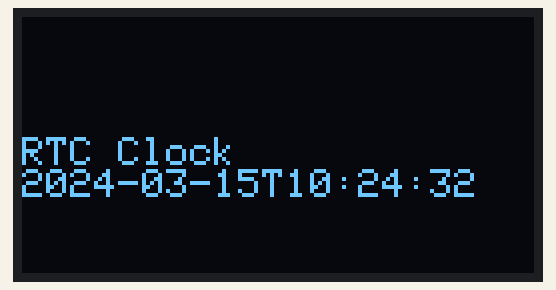
This program was run on a simulated ESP32. Parts: 128×64 one-colour display. The local clock reads 2024-03-15 10:24:30 at power-on unless the program sets it; what the program prints to the serial monitor is not drawn.

Above: at 2.2 s.
At 17.2 s:
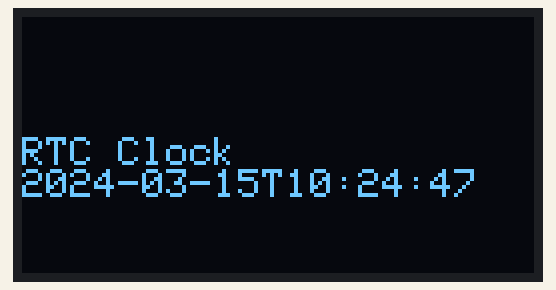
At 27.3 s:
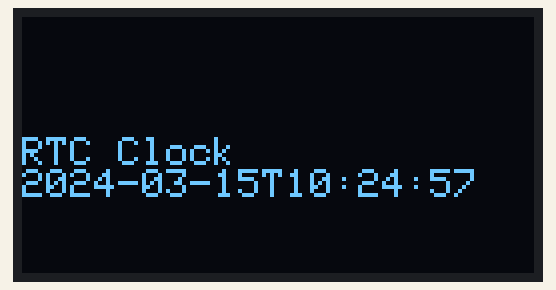
At 37.3 s:
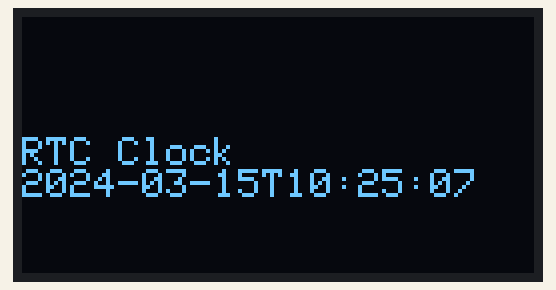

The program:

main.cpp
```cpp
#include "OLED.h"
#include "Arduino.h"

I2C_Dev *dev;

void initI2C_Dev(){
  dev = new I2C_Dev();
  dev->initRTC();
  dev->initOLED();
}

void setup() {

  Serial.begin(115200);

  initI2C_Dev();


}


void loop() {
  dev->displayTime();

}
```

OLED.cpp
```cpp
#include "OLED.h"
#define SCREEN_WIDTH 128 // OLED display width, in pixels
#define SCREEN_HEIGHT 64 // OLED display height, in pixels
#define SCREEN_ADDRESS 0x3C // Address 0x3D for 128x64
#define SDA 17
#define SCL 16

static I2C_Dev *instance = NULL;


I2C_Dev::I2C_Dev(){
    Wire.begin(SDA, SCL, 100000);
    instance = this;
}


void I2C_Dev:: initRTC(){

    if (!rtc.begin()){
    Serial.println("RTC not detected");
    while (1);
   }
    // rtc.adjust(DateTime(__DATE__, __TIME__));
    Serial.println("RTC ready");
    DateTime now = rtc.now();
    Serial.println(now.timestamp());
}

void I2C_Dev:: initOLED(){

    display.begin(SSD1306_SWITCHCAPVCC, 0x3C);
    if(!display.begin(SSD1306_SWITCHCAPVCC, SCREEN_ADDRESS)) {
    Serial.println(F("SSD1306 allocation failed"));
    for(;;);
    }
    delay(2000);
    display.clearDisplay();               // Clear display buffer
    display.setTextSize(1);             // Set text size
    display.setTextColor(WHITE);          // Set text color
    display.setCursor(0, 10);              // Define position
    display.println("RTC Clock");     // Display static text
    display.display();                    // Display the text and shape on the screen


}

void I2C_Dev:: displayTime(){

    DateTime now = rtc.now();

    Serial.println(now.timestamp());
    display.clearDisplay();
    display.setTextSize(0.5);
    display.setCursor(0, 30);
    display.println("RTC Clock");     // Display static text
    display.println(now.timestamp());
    display.display();
    delay(5000);
}
```

OLED.h
```cpp
#ifndef OLED_H_
#define OLED_H_

#include <Wire.h>
#include <Adafruit_GFX.h>
#include <Adafruit_SSD1306.h>
#include <RTClib.h>

class I2C_Dev{
private:
    Adafruit_SSD1306 display = Adafruit_SSD1306(128, 64, &Wire, -1);
    RTC_DS3231 rtc;
public:
    I2C_Dev();
    void initRTC();
    void initOLED();
    void displayTime();
};


#endif
```

Measured:
- what the display in image 1 shows lasts 5.0 s, from 17.2 s to 22.2 s
